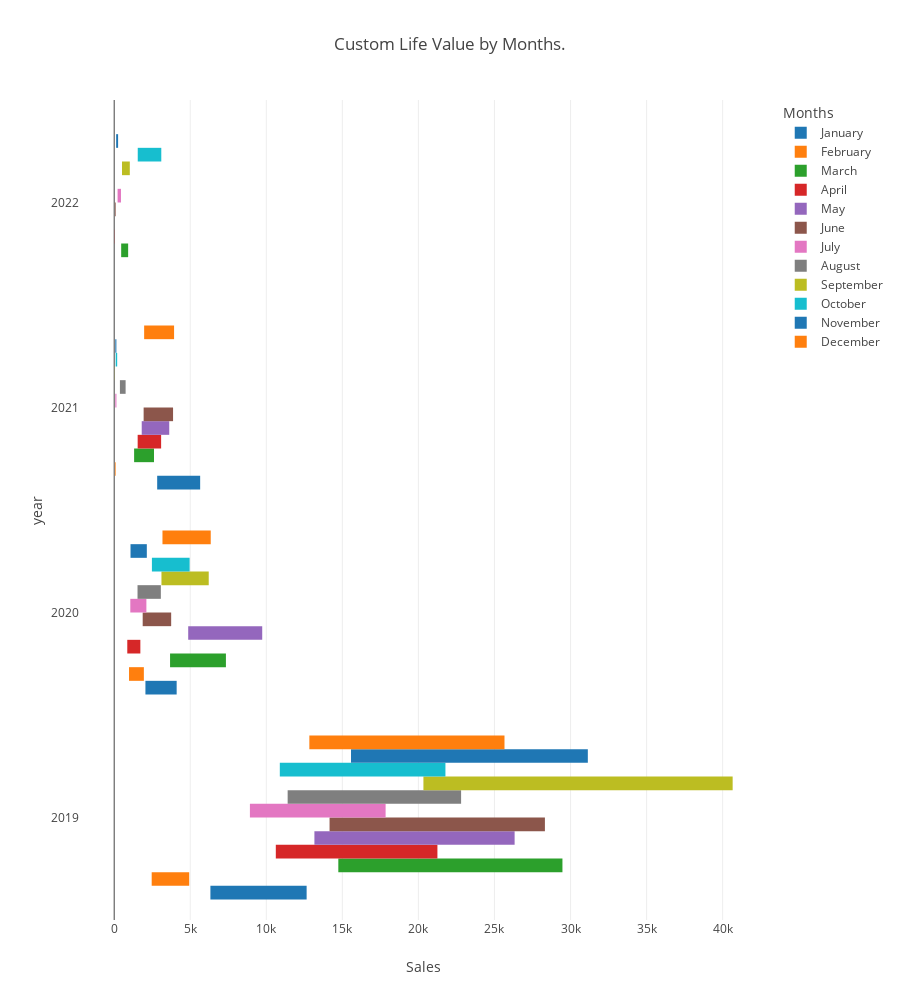

The notebook cell this image was saved under:
### Code cell
px.bar(customer_life_value , 
y = 'year' , 
x = 'Sales' , 
color='Months' , 
barmode='group' ,
title='Custom Life Value by Months.' ,
template='none',
base='Sales',
height=1000,
hover_name='Sales',
)

### Figure 1 — Plotly figure (JSON) as saved in the notebook; plotly's stock layout.template omitted (floating-point values rounded to 4 significant figures)
{"data": [{"alignmentgroup": "True", "base": [6325.0, 2053.0, 2825.0, 0], "hovertemplate": "<b>%{hovertext}</b><br><br>Months=January<br>Sales=%{x}<br>year=%{y}<extra></extra>", "hovertext": [6325.0, 2053.0, 2825.0, 0], "legendgroup": "January", "marker": {"color": "#1F77B4", "pattern": {"shape": ""}}, "name": "January", "offsetgroup": "January", "orientation": "h", "showlegend": true, "textposition": "auto", "type": "bar", "x": [6325.0, 2053.0, 2825.0, 0], "xaxis": "x", "y": ["2019", "2020", "2021", "2022"], "yaxis": "y"}, {"alignmentgroup": "True", "base": [2465.0, 975.0, 46.54, 0], "hovertemplate": "<b>%{hovertext}</b><br><br>Months=February<br>Sales=%{x}<br>year=%{y}<extra></extra>", "hovertext": [2465.0, 975.0, 46.54, 0], "legendgroup": "February", "marker": {"color": "#FF7F0E", "pattern": {"shape": ""}}, "name": "February", "offsetgroup": "February", "orientation": "h", "showlegend": true, "textposition": "auto", "type": "bar", "x": [2465.0, 975.0, 46.54, 0], "xaxis": "x", "y": ["2019", "2020", "2021", "2022"], "yaxis": "y"}, {"alignmentgroup": "True", "base": [14730.0, 3672.0, 1309.0, 458.7], "hovertemplate": "<b>%{hovertext}</b><br><br>Months=March<br>Sales=%{x}<br>year=%{y}<extra></extra>", "hovertext": [14730.0, 3672.0, 1309.0, 458.7], "legendgroup": "March", "marker": {"color": "#2CA02C", "pattern": {"shape": ""}}, "name": "March", "offsetgroup": "March", "orientation": "h", "showlegend": true, "textposition": "auto", "type": "bar", "x": [14730.0, 3672.0, 1309.0, 458.7], "xaxis": "x", "y": ["2019", "2020", "2021", "2022"], "yaxis": "y"}, {"alignmentgroup": "True", "base": [10620.0, 859.9, 1542.0, 12.32], "hovertemplate": "<b>%{hovertext}</b><br><br>Months=April<br>Sales=%{x}<br>year=%{y}<extra></extra>", "hovertext": [10620.0, 859.9, 1542.0, 12.32], "legendgroup": "April", "marker": {"color": "#D62728", "pattern": {"shape": ""}}, "name": "April", "offsetgroup": "April", "orientation": "h", "showlegend": true, "textposition": "auto", "type": "bar", "x": [10620.0, 859.9, 1542.0, 12.32], "xaxis": "x", "y": ["2019", "2020", "2021", "2022"], "yaxis": "y"}, {"alignmentgroup": "True", "base": [13160.0, 4866.0, 1809.0, 0], "hovertemplate": "<b>%{hovertext}</b><br><br>Months=May<br>Sales=%{x}<br>year=%{y}<extra></extra>", "hovertext": [13160.0, 4866.0, 1809.0, 0], "legendgroup": "May", "marker": {"color": "#9467BD", "pattern": {"shape": ""}}, "name": "May", "offsetgroup": "May", "orientation": "h", "showlegend": true, "textposition": "auto", "type": "bar", "x": [13160.0, 4866.0, 1809.0, 0], "xaxis": "x", "y": ["2019", "2020", "2021", "2022"], "yaxis": "y"}, {"alignmentgroup": "True", "base": [14160.0, 1873.0, 1935.0, 47.98], "hovertemplate": "<b>%{hovertext}</b><br><br>Months=June<br>Sales=%{x}<br>year=%{y}<extra></extra>", "hovertext": [14160.0, 1873.0, 1935.0, 47.98], "legendgroup": "June", "marker": {"color": "#8C564B", "pattern": {"shape": ""}}, "name": "June", "offsetgroup": "June", "orientation": "h", "showlegend": true, "textposition": "auto", "type": "bar", "x": [14160.0, 1873.0, 1935.0, 47.98], "xaxis": "x", "y": ["2019", "2020", "2021", "2022"], "yaxis": "y"}, {"alignmentgroup": "True", "base": [8921.0, 1058.0, 73.23, 222.5], "hovertemplate": "<b>%{hovertext}</b><br><br>Months=July<br>Sales=%{x}<br>year=%{y}<extra></extra>", "hovertext": [8921.0, 1058.0, 73.23, 222.5], "legendgroup": "July", "marker": {"color": "#E377C2", "pattern": {"shape": ""}}, "name": "July", "offsetgroup": "July", "orientation": "h", "showlegend": true, "textposition": "auto", "type": "bar", "x": [8921.0, 1058.0, 73.23, 222.5], "xaxis": "x", "y": ["2019", "2020", "2021", "2022"], "yaxis": "y"}, {"alignmentgroup": "True", "base": [11400.0, 1533.0, 375.2, 0], "hovertemplate": "<b>%{hovertext}</b><br><br>Months=August<br>Sales=%{x}<br>year=%{y}<extra></extra>", "hovertext": [11400.0, 1533.0, 375.2, 0], "legendgroup": "August", "marker": {"color": "#7F7F7F", "pattern": {"shape": ""}}, "name": "August", "offsetgroup": "August", "orientation": "h", "showlegend": true, "textposition": "auto", "type": "bar", "x": [11400.0, 1533.0, 375.2, 0], "xaxis": "x", "y": ["2019", "2020", "2021", "2022"], "yaxis": "y"}, {"alignmentgroup": "True", "base": [20330.0, 3107.0, 9.99, 513.0], "hovertemplate": "<b>%{hovertext}</b><br><br>Months=September<br>Sales=%{x}<br>year=%{y}<extra></extra>", "hovertext": [20330.0, 3107.0, 9.99, 513.0], "legendgroup": "September", "marker": {"color": "#BCBD22", "pattern": {"shape": ""}}, "name": "September", "offsetgroup": "September", "orientation": "h", "showlegend": true, "textposition": "auto", "type": "bar", "x": [20330.0, 3107.0, 9.99, 513.0], "xaxis": "x", "y": ["2019", "2020", "2021", "2022"], "yaxis": "y"}, {"alignmentgroup": "True", "base": [10890.0, 2479.0, 98.16, 1548.0], "hovertemplate": "<b>%{hovertext}</b><br><br>Months=October<br>Sales=%{x}<br>year=%{y}<extra></extra>", "hovertext": [10890.0, 2479.0, 98.16, 1548.0], "legendgroup": "October", "marker": {"color": "#17BECF", "pattern": {"shape": ""}}, "name": "October", "offsetgroup": "October", "orientation": "h", "showlegend": true, "textposition": "auto", "type": "bar", "x": [10890.0, 2479.0, 98.16, 1548.0], "xaxis": "x", "y": ["2019", "2020", "2021", "2022"], "yaxis": "y"}, {"alignmentgroup": "True", "base": [15570.0, 1072.0, 71.66, 128.1], "hovertemplate": "<b>%{hovertext}</b><br><br>Months=November<br>Sales=%{x}<br>year=%{y}<extra></extra>", "hovertext": [15570.0, 1072.0, 71.66, 128.1], "legendgroup": "November", "marker": {"color": "#1F77B4", "pattern": {"shape": ""}}, "name": "November", "offsetgroup": "November", "orientation": "h", "showlegend": true, "textposition": "auto", "type": "bar", "x": [15570.0, 1072.0, 71.66, 128.1], "xaxis": "x", "y": ["2019", "2020", "2021", "2022"], "yaxis": "y"}, {"alignmentgroup": "True", "base": [12830.0, 3173.0, 1968.0], "hovertemplate": "<b>%{hovertext}</b><br><br>Months=December<br>Sales=%{x}<br>year=%{y}<extra></extra>", "hovertext": [12830.0, 3173.0, 1968.0], "legendgroup": "December", "marker": {"color": "#FF7F0E", "pattern": {"shape": ""}}, "name": "December", "offsetgroup": "December", "orientation": "h", "showlegend": true, "textposition": "auto", "type": "bar", "x": [12830.0, 3173.0, 1968.0], "xaxis": "x", "y": ["2019", "2020", "2021"], "yaxis": "y"}], "layout": {"barmode": "group", "height": 1000, "legend": {"title": {"text": "Months"}, "tracegroupgap": 0}, "title": {"text": "Custom Life Value by Months."}, "xaxis": {"anchor": "y", "domain": [0, 1], "title": {"text": "Sales"}}, "yaxis": {"anchor": "x", "domain": [0, 1], "title": {"text": "year"}}}}
